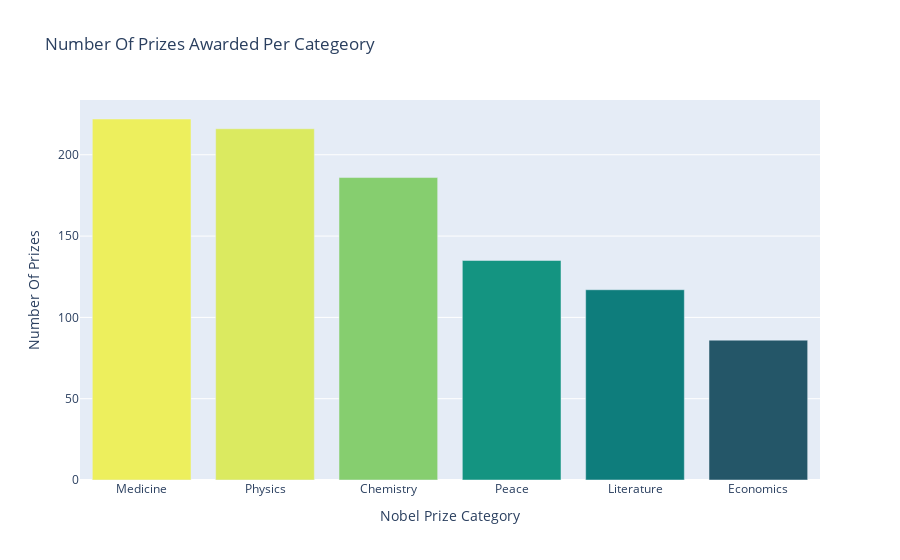

The cell this chart's notebook holds for it:
### Code cell
print(f"Number of Categories : {df.category.nunique()}")
categories = df.value_counts("category")
bar = px.bar(x=categories.index, y=categories.values,color=categories.values, color_continuous_scale="Aggrnyl", title="Number Of Prizes Awarded Per Categeory")
bar.update_layout(xaxis_title="Nobel Prize Category", yaxis_title="Number Of Prizes", coloraxis_showscale=False)
bar.show()

### Figure 1 — Plotly figure (JSON) as saved in the notebook; plotly's stock layout.template omitted (floating-point values rounded to 4 significant figures)
{"data": [{"alignmentgroup": "True", "hovertemplate": "x=%{x}<br>y=%{y}<br>color=%{marker.color}<extra></extra>", "legendgroup": "", "marker": {"color": [222, 216, 186, 135, 117, 86], "coloraxis": "coloraxis", "pattern": {"shape": ""}}, "name": "", "offsetgroup": "", "orientation": "v", "showlegend": false, "textposition": "auto", "type": "bar", "x": ["Medicine", "Physics", "Chemistry", "Peace", "Literature", "Economics"], "xaxis": "x", "y": [222, 216, 186, 135, 117, 86], "yaxis": "y"}], "layout": {"barmode": "relative", "coloraxis": {"colorbar": {"title": {"text": "color"}}, "colorscale": [[0, "rgb(36, 86, 104)"], [0.1667, "rgb(15, 114, 121)"], [0.3333, "rgb(13, 143, 129)"], [0.5, "rgb(57, 171, 126)"], [0.6667, "rgb(110, 197, 116)"], [0.8333, "rgb(169, 220, 103)"], [1, "rgb(237, 239, 93)"]], "showscale": false}, "legend": {"tracegroupgap": 0}, "title": {"text": "Number Of Prizes Awarded Per Categeory"}, "xaxis": {"anchor": "y", "domain": [0, 1], "title": {"text": "Nobel Prize Category"}}, "yaxis": {"anchor": "x", "domain": [0, 1], "title": {"text": "Number Of Prizes"}}}}
